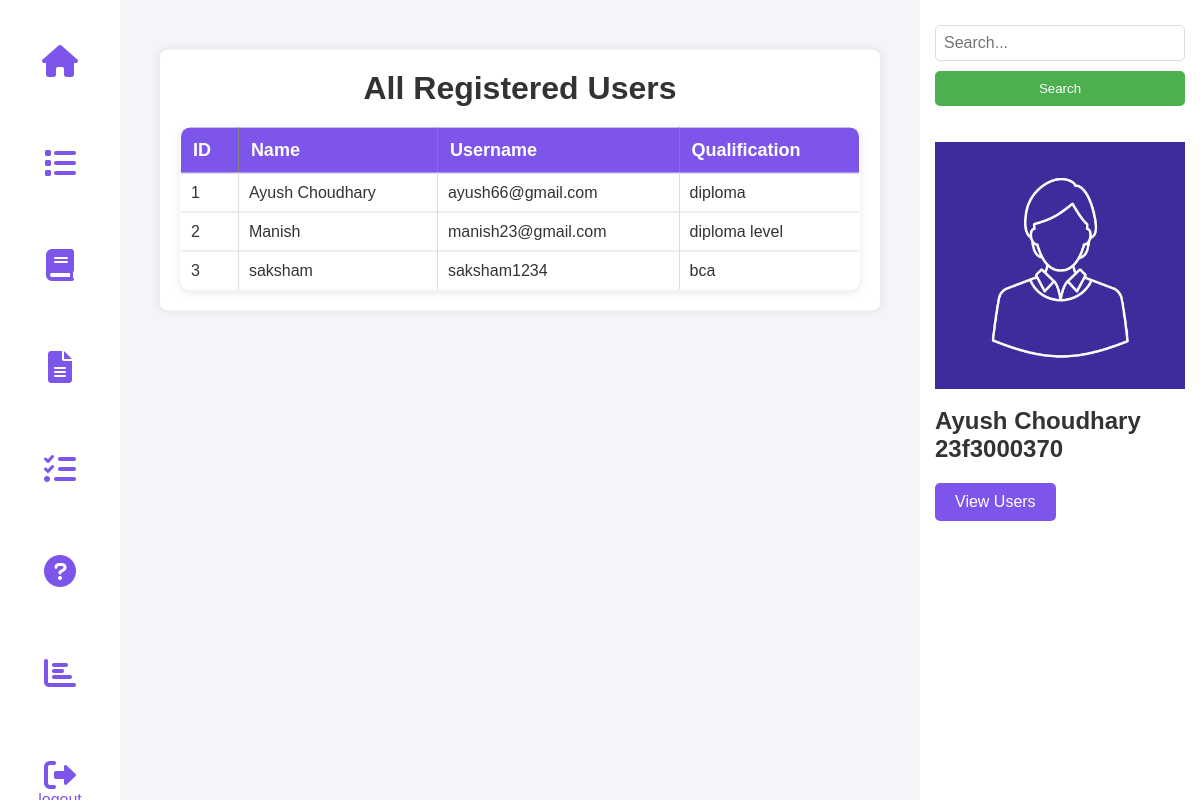
The page /view_users (signed in) on the database as committed earlier.
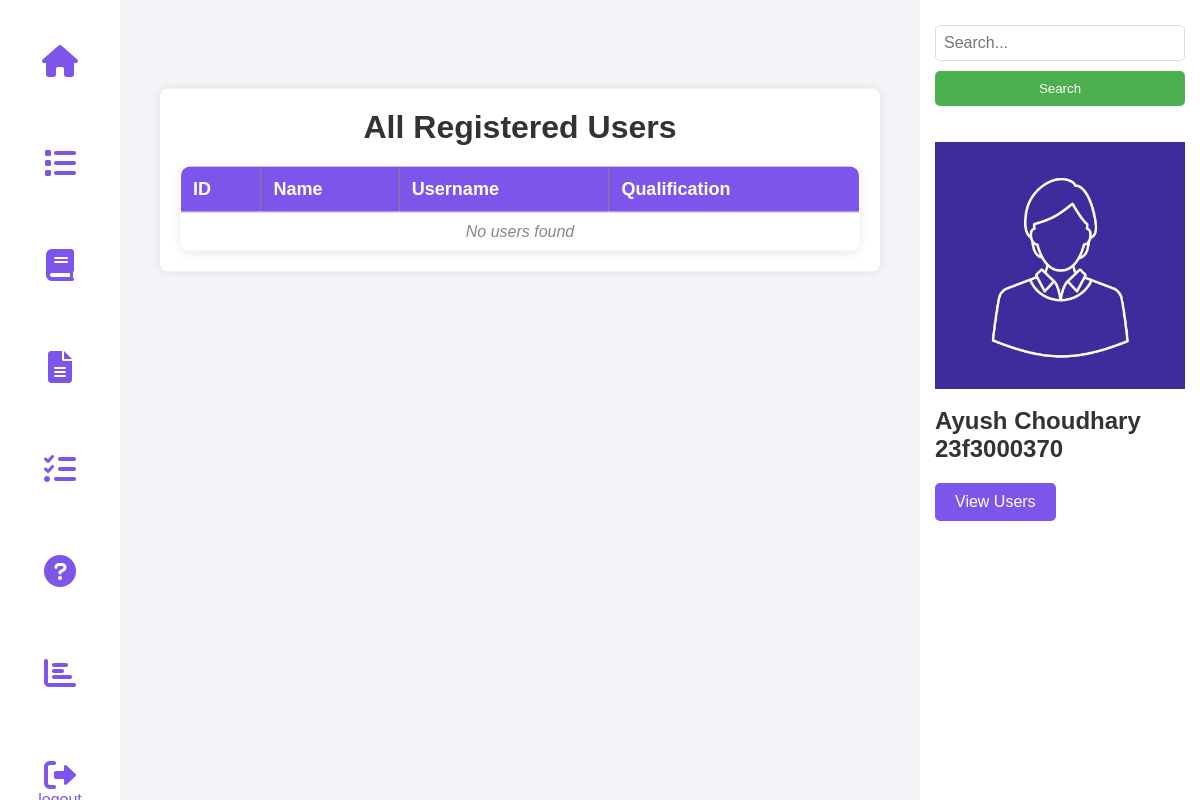
The same page on the database as committed later.
### tables this page shows
CREATE TABLE USERS (
        id INTEGER PRIMARY KEY AUTOINCREMENT,
        username TEXT UNIQUE NOT NULL,
        password TEXT NOT NULL,
        full_name TEXT NOT NULL,
        qualification TEXT,
        dob TEXT
    );

### controllers/admin.py (the view)
@admin_bp.route('/view_users')
def view_users():
    if 'admin' not in session:
        return redirect(url_for('auth.admin_login'))
    conn = get_db_connection()
    cursor = conn.cursor()
    cursor.execute("SELECT id, full_name, username, qualification FROM USERS")
    users = cursor.fetchall()
    conn.close()
    return render_template('admin/view_users.html', users=users)

### models/setup_db.py (called while the page is built)
def get_db_connection():
    try:
        conn = sqlite3.connect(DB_PATH)
        conn.execute("PRAGMA foreign_keys = ON;")
        return conn
    except sqlite3.Error as e:
        print(f"❌ Database connection failed: {e}")
        return None

### templates/admin/view_users.html (shortened to what this page needs)
<!DOCTYPE html>
<html lang="en">
<head>
    <link rel="stylesheet" href="https://cdnjs.cloudflare.com/ajax/libs/font-awesome/6.0.0/css/all.min.css">
    <link rel="stylesheet" href="{{ url_for('static', filename='admin.css') }}">
</head>
<body>
    <nav class="nav">
        <div class="nav-left">
            <a href="{{ url_for('admin.admin_dashboard') }}"><button class="nav-button"><i
                        class="fas fa-home fa-2x"></i></button></a>
            <a href="{{ url_for('admin.view_quiz') }}"><button class="nav-button"><i
                        class="fas fa-list fa-2x"></i></button></a>
            <a href="{{ url_for('admin.add_subject') }}"><button class="nav-button"><i
                        class="fas fa-book fa-2x"></i></button></a>
            <a href="{{ url_for('admin.add_chapter') }}"><button class="nav-button"><i
                        class="fas fa-file-alt fa-2x"></i></button></a>
            <a href="{{ url_for('admin.add_quiz') }}"><button class="nav-button"><i
                        class="fas fa-tasks fa-2x"></i></button></a>
            <a href="{{ url_for('admin.add_question') }}"><button class="nav-button"><i
                        class="fas fa-question-circle fa-2x"></i></button></a>
            <a href="{{ url_for('admin.admin_summary') }}"><button class="nav-button"><i
                        class="fas fa-chart-bar fa-2x"></i></button></a>
            <a href="{{ url_for('auth.logout') }}"><button class="nav-button"><i
                        class="fas fa-sign-out-alt fa-2x"></i>logout</button></a>
        </div>
    </nav>
    <nav class="nav2">
        <div class="nav-right">
            <form method="GET" action="{{ url_for('admin.search_admin') }}">
                <input type="text" name="query" class="search-bar" placeholder="Search...">
                <button type="submit" class="search-button">Search</button>
            </form>
            <br><br>
            <img src="{{ url_for('static', filename='profile.png') }}" alt="Admin Profile" class="profile">
            <br>
            <h1>Ayush Choudhary</h1>
            <h2>23f3000370</h2>
            <a href="{{ url_for('admin.view_users') }}"><button class="back-button">View Users</button></a>
        </div>
    </nav>
    <div class="container3">
        <h1>All Registered Users</h1>
        <table border="1">
            <thead>
                <tr>
                    <th>ID</th>
                    <th>Name</th>
                    <th>Username</th>
                    <th>Qualification</th>
                </tr>
            </thead>
            <tbody>
                {% for user in users %}
                <tr>
                    <td>{{ user[0] }}</td>
                    <td>{{ user[1] }}</td>
                    <td>{{ user[2] }}</td>
                    <td>{{ user[3] }}</td>
                </tr>
                {% else %}
                <tr>
                    <td colspan="4">No users found</td>
                </tr>
                {% endfor %}
            </tbody>
        </table>
    </div>
</body>
</html>

### static/admin.css (style rules this page uses)
* { margin: 0; padding: 0; box-sizing: border-box; }
body { font-family: Arial, sans-serif; background-color: #f4f4f9; color: #333; padding: 0; margin: 0; }
.nav2 { width: 280px; position: fixed; right: 0; top: 0; height: 100vh; background-color: white; display: flex; flex-direction: column; align-items: flex-start; padding: 15px; }
.nav { width: 120px; position: fixed; left: 0; top: 0; height: 100vh; background-color: white; display: flex; flex-direction: column; align-items: flex-start; padding: 15px; }
.nav-left { display: flex; flex-direction: column; width: 100%; }
.nav-right { display: flex; flex-direction: column; width: 100%; }
.nav-button { background-color: white; border: none; color:#7d55ea; text-align: center; padding: 10px; width: 100%; font-size: 16px; cursor: pointer; margin-top: 20px; margin-bottom: 30px; }
.search-bar { width: 100%; padding: 8px; font-size: 16px; border: 1px solid #ddd; border-radius: 5px; margin: 10px 0; }
.search-button { width: 100%; padding: 10px; background-color: #4CAF50; color: white; border: none; border-radius: 5px; cursor: pointer; text-align: center; }
td { text-align: center; }
.back-button { background-color: #7d55ea; color: white; border: none; padding: 10px 20px; margin-top: 20px; font-size: 16px; border-radius: 5px; cursor: pointer; }
.container3 { width: 60%; margin: 20px auto; padding: 20px; background: #fff; border-radius: 8px; box-shadow: 0px 0px 10px rgba(0, 0, 0, 0.1); text-align: center; position: absolute; top: 20%; left: calc(50% + 60px - 140px); transform: translate(-50%, -50%); }
.container3 table { width: 100%; border-collapse: collapse; margin-top: 20px; border-radius: 10px; overflow: hidden; box-shadow: 0 2px 8px rgba(0, 0, 0, 0.1); }
.container3 th { background-color: #7d55ea; color: white; font-size: 18px; padding: 12px; text-align: left; }
.container3 td { background-color: white; padding: 10px; border: 1px solid #ddd; text-align: left; font-size: 16px; color: #333; }
.container3 td[colspan="4"] { text-align: center; font-style: italic; color: #888; }

Rows that differ between the two databases and show on the page:
removed USERS: id "1", full_name "Ayush Choudhary", username "ayush66@gmail.com", qualification "diploma"
removed USERS: id "2", full_name "Manish", username "manish23@gmail.com", qualification "diploma level"
removed USERS: id "3", full_name "saksham", username "saksham1234", qualification "bca"
Other text that changed with them:
text now shown: "No users found"
